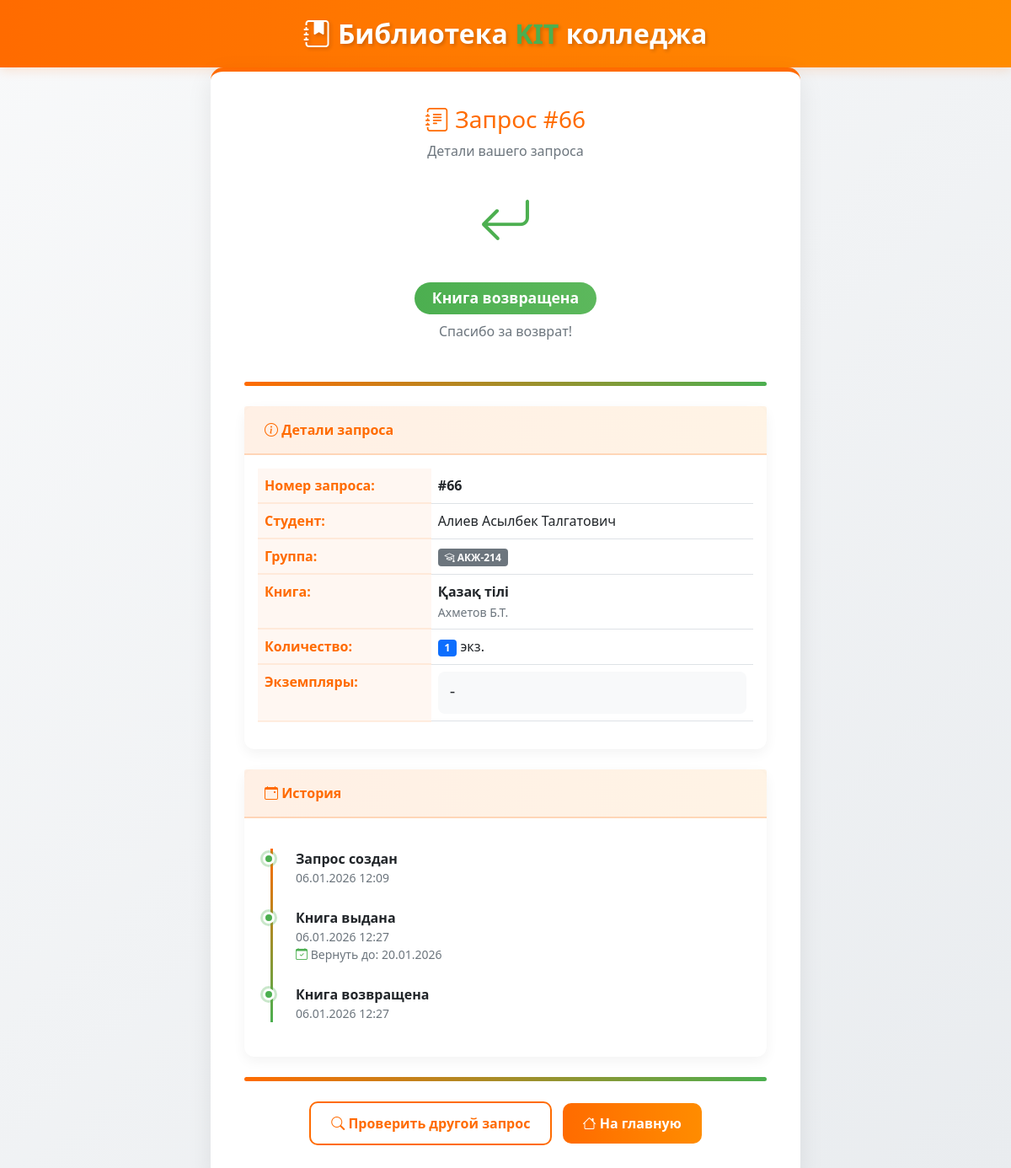
The page /check-status?request_id=66 on the database its author committed.
### models.py (models this page shows, shortened)
class BookRequest(db.Model):
    __tablename__ = 'book_requests'
    id = db.Column(db.Integer, primary_key=True)
    request_number = db.Column(db.String(20), unique=True, nullable=True)
    student_id = db.Column(db.Integer, db.ForeignKey('students.id'), nullable=False)
    book_id = db.Column(db.Integer, db.ForeignKey('books.id'), nullable=False)
    request_date = db.Column(db.DateTime, nullable=False, default=db.func.now())
    issue_date = db.Column(db.DateTime)
    planned_return_date = db.Column(db.DateTime)
    actual_return_date = db.Column(db.DateTime)
    quantity = db.Column(db.Integer, nullable=False, default=1)
    status = db.Column(db.String(20), nullable=False, default='ожидание')
    requested_copy_codes = db.Column(db.String(500), nullable=True)
    book = db.relationship('Book', backref='requests')
    @property
    def assigned_copy_codes(self):
        if self.status == 'ожидание' and self.requested_copy_codes:
            return self.requested_copy_codes.replace(',', ', ')
        copies = BookCopy.query.filter_by(current_request_id=self.id).all()
        return ', '.join([copy.copy_code for copy in copies]) if copies else "-"

class Student(db.Model):
    __tablename__ = 'students'
    id = db.Column(db.Integer, primary_key=True)
    full_name = db.Column(db.String(100), nullable=False)
    group_id = db.Column(db.Integer, db.ForeignKey('groups.id'), nullable=False)
    book_requests = db.relationship('BookRequest', backref='student', lazy=True)

class Group(db.Model):
    __tablename__ = 'groups'
    id = db.Column(db.Integer, primary_key=True)
    name = db.Column(db.String(50), unique=True, nullable=False)
    language = db.Column(db.String(10), nullable=False)
    course = db.Column(db.Integer, nullable=False)
    students = db.relationship('Student', backref='group', lazy=True)

class Book(db.Model):
    __tablename__ = 'books'
    id = db.Column(db.Integer, primary_key=True)
    name = db.Column(db.String(200), nullable=False)
    author = db.Column(db.String(100), nullable=False)
    year = db.Column(db.Integer, nullable=False)
    total_quantity = db.Column(db.Integer, nullable=False)
    language = db.Column(db.String(10), nullable=False)
    course = db.Column(db.Integer, nullable=False)
    copies = db.relationship('BookCopy', backref='book', lazy=True, cascade="all, delete-orphan")

### app.py (the view)
@app.route('/check-status', methods=['GET', 'POST'])
def check_status():
    request_input = None
    if request.method == 'POST':
        request_input = request.form.get('request_id', '').strip()
    else:
        request_input = request.args.get('request_id', '').strip()
    if request_input:
        if request_input.startswith('#'):
            request_input = request_input[1:]
        book_request = BookRequest.query.filter_by(request_number=request_input).first()
        if not book_request:
            try:
                request_id_int = int(request_input)
                book_request = BookRequest.query.get(request_id_int)
            except ValueError:
                pass
        if book_request:
            return render_template('status_result.html', book_request=book_request)
        else:
            flash('Запрос не найден')
    return render_template('check_status.html')

### templates/status_result.html (shortened to what this page needs)
<!DOCTYPE html>
<html lang="ru">
<head>
    <link href="https://cdn.jsdelivr.net/npm/bootstrap@5.1.3/dist/css/bootstrap.min.css" rel="stylesheet">
    <link rel="stylesheet" href="https://cdn.jsdelivr.net/npm/bootstrap-icons@1.8.1/font/bootstrap-icons.css">
</head>
<body>
    <header class="kit-header">
        <div class="container">
            <div class="text-center">
                <div class="kit-logo">
                    <i class="bi bi-journal-bookmark-fill"></i>
                    Библиотека <span>KIT</span> колледжа
                </div>
            </div>
        </div>
    </header>
    <div class="container">
        <div class="status-card">
            <div class="text-center mb-4">
                <h3 style="color: var(--kit-orange);">
                    <i class="bi bi-journal-text"></i> Запрос #{{ book_request.id }}
                </h3>
                <p class="text-muted">Детали вашего запроса</p>
            </div>
            <div class="text-center mb-5">
                {% if book_request.status == 'ожидание' %}
                    <div class="status-icon" style="color: #ffc107;">
                        <i class="bi bi-clock-history"></i>
                    </div>
                    <h4><span class="badge status-badge status-waiting">Ожидание подтверждения</span></h4>
                    <p class="text-muted">Запрос обрабатывается библиотекарем</p>
                {% elif book_request.status == 'выдано' %}
                    <div class="status-icon" style="color: var(--kit-orange);">
                        <i class="bi bi-check-circle"></i>
                    </div>
                    <h4><span class="badge status-badge status-issued">Книга выдана</span></h4>
                    <p class="text-muted">Вы можете забрать книгу в библиотеке</p>
                {% elif book_request.status == 'возвращено' %}
                    <div class="status-icon" style="color: var(--kit-green);">
                        <i class="bi bi-arrow-return-left"></i>
                    </div>
                    <h4><span class="badge status-badge status-returned">Книга возвращена</span></h4>
                    <p class="text-muted">Спасибо за возврат!</p>
                {% endif %}
            </div>
            <div class="color-strip"></div>
            <div class="card mb-4">
                <div class="card-header">
                    <i class="bi bi-info-circle"></i> Детали запроса
                </div>
                <div class="card-body">
                    <table class="table">
                        <tr>
                            <th width="35%">Номер запроса:</th>
                            <td><strong>#{{ book_request.id }}</strong></td>
                        </tr>
                        <tr>
                            <th>Студент:</th>
                            <td>{{ book_request.student.full_name if book_request.student else 'Неизвестно' }}</td>
                        </tr>
                        <tr>
                            <th>Группа:</th>
                            <td>
                                {% if book_request.student and book_request.student.group %}
                                    <span class="badge bg-secondary">
                                        <i class="bi bi-mortarboard"></i> {{ book_request.student.group.name }}
                                    </span>
                                {% else %}
                                    -
                                {% endif %}
                            </td>
                        </tr>
                        <tr>
                            <th>Книга:</th>
                            <td>
                                {% if book_request.book %}
                                    <strong>{{ book_request.book.name }}</strong><br>
                                    <small class="text-muted">{{ book_request.book.author }}</small>
                                {% else %}
                                    <span class="text-danger">Книга удалена</span>
                                {% endif %}
                            </td>
                        </tr>
                        <tr>
                            <th>Количество:</th>
                            <td><span class="badge bg-primary">{{ book_request.quantity }}</span> экз.</td>
                        </tr>
                        <tr>
                            <th>Экземпляры:</th>
                            <td>
                                <div class="copy-codes">
                                    {{ book_request.assigned_copy_codes }}
                                </div>
                            </td>
                        </tr>
                    </table>
                </div>
            </div>
            <div class="card">
                <div class="card-header">
                    <i class="bi bi-calendar-event"></i> История
                </div>
                <div class="card-body">
                    <div class="timeline">
                        <div class="timeline-item completed">
                            <strong>Запрос создан</strong>
                            <div class="text-muted small">
                                {{ book_request.request_date.strftime('%d.%m.%Y %H:%M') }}
                            </div>
                        </div>
                        {% if book_request.issue_date %}
                        <div class="timeline-item {% if book_request.status == 'выдано' %}active{% else %}completed{% endif %}">
                            <strong>Книга выдана</strong>
                            <div class="text-muted small">
                                {{ book_request.issue_date.strftime('%d.%m.%Y %H:%M') }}
                            </div>
                            {% if book_request.planned_return_date %}
                            <div class="text-muted small">
                                <i class="bi bi-calendar-check" style="color: var(--kit-green);"></i>
                                Вернуть до: {{ book_request.planned_return_date.strftime('%d.%m.%Y') }}
                            </div>
                            {% endif %}
                        </div>
                        {% endif %}
                        {% if book_request.actual_return_date %}
                        <div class="timeline-item completed">
                            <strong>Книга возвращена</strong>
                            <div class="text-muted small">
                                {{ book_request.actual_return_date.strftime('%d.%m.%Y %H:%M') }}
                            </div>
                        </div>
                        {% endif %}
                    </div>
                </div>
            </div>
            <div class="color-strip"></div>
            <div class="mt-4 text-center">
                <a href="{{ url_for('check_status') }}" class="btn btn-outline-primary me-2">
                    <i class="bi bi-search"></i> Проверить другой запрос
                </a>
                <a href="{{ url_for('index') }}" class="btn btn-primary">
                    <i class="bi bi-house"></i> На главную
                </a>
            </div>
        </div>
    </div>
</body>
</html>

### templates/status_result.html (style rules this page uses)
:root { --kit-orange: #ff6b00; --kit-green: #4CAF50; }
body { background: linear-gradient(135deg, #f8f9fa 0%, #e9ecef 100%); min-height: 100vh; font-family: 'Segoe UI', Tahoma, Geneva, Verdana, sans-serif; }
.kit-header { background: linear-gradient(90deg, var(--kit-orange) 0%, #ff8c00 100%); padding: 1rem 0; box-shadow: 0 4px 12px rgba(255, 107, 0, 0.15); }
.kit-logo { font-size: 2rem; font-weight: 700; color: white; text-shadow: 2px 2px 4px rgba(0,0,0,0.2); }
.kit-logo span { color: var(--kit-green); }
.status-card { max-width: 700px; margin: 0 auto; padding: 2.5rem; background: white; border-radius: 15px; box-shadow: 0 10px 30px rgba(0,0,0,0.08); border-top: 5px solid var(--kit-orange); animation: fadeIn 0.6s ease-out; }
.status-icon { font-size: 4rem; margin-bottom: 1.5rem; }
.status-badge { font-size: 1.1rem; padding: 0.6em 1.2em; border-radius: 25px; font-weight: 600; }
.status-returned { background: linear-gradient(90deg, var(--kit-green) 0%, #5cb85c 100%); color: white; }
.card { border: none; border-radius: 12px; box-shadow: 0 5px 15px rgba(0,0,0,0.05); margin-bottom: 1.5rem; }
.card-header { background: linear-gradient(90deg, rgba(255, 107, 0, 0.1) 0%, rgba(255, 140, 0, 0.1) 100%); border-bottom: 2px solid rgba(255, 107, 0, 0.2); color: var(--kit-orange); font-weight: 600; padding: 1rem 1.5rem; }
.table th { color: var(--kit-orange); font-weight: 600; border-bottom: 2px solid rgba(255, 107, 0, 0.1); background-color: rgba(255, 107, 0, 0.05); }
.btn-primary { background: linear-gradient(90deg, var(--kit-orange) 0%, #ff8c00 100%); border: none; border-radius: 10px; padding: 0.75rem 1.5rem; font-weight: 600; }
.btn-outline-primary { border: 2px solid var(--kit-orange); color: var(--kit-orange); border-radius: 10px; padding: 0.75rem 1.5rem; font-weight: 600; }
.timeline { position: relative; padding-left: 30px; margin: 20px 0; }
.timeline::before { content: ''; position: absolute; left: 15px; top: 0; bottom: 0; width: 3px; background: linear-gradient(to bottom, var(--kit-orange) 0%, var(--kit-green) 100%); }
.timeline-item { position: relative; margin-bottom: 25px; padding-left: 15px; }
.timeline-item::before { content: ''; position: absolute; left: -24px; top: 5px; width: 14px; height: 14px; border-radius: 50%; background-color: #adb5bd; border: 3px solid white; box-shadow: 0 0 0 2px #adb5bd; }
.timeline-item.completed::before { background-color: var(--kit-green); box-shadow: 0 0 0 3px rgba(76, 175, 80, 0.3); }
.color-strip { height: 5px; background: linear-gradient(90deg, var(--kit-orange) 0%, var(--kit-green) 100%); border-radius: 5px; margin: 1.5rem 0; }
.copy-codes { font-family: monospace; font-size: 1.1em; background: #f8f9fa; padding: 0.75rem; border-radius: 8px; word-break: break-all; }

### rows shown on the page
BookRequest: id "66", quantity "1", assigned_copy_codes "-", request_date "06.01.2026 12:09", issue_date "06.01.2026 12:27", planned_return_date "20.01.2026", actual_return_date "06.01.2026 12:27"
Student: student "Алиев Асылбек Талгатович"
Group: student.group.name "АКЖ-214"
Book: book.name "Қазақ тілі", book.author "Ахметов Б.Т."
